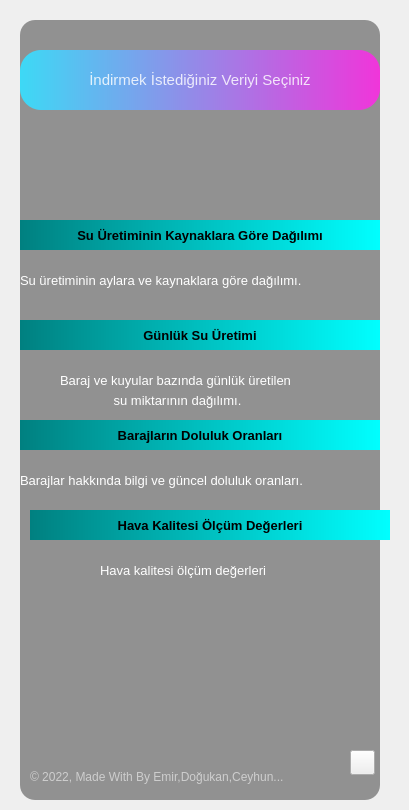
<?xml version="1.0" encoding="UTF-8"?>
<ui version="4.0">
 <class>Form</class>
 <widget class="QWidget" name="Form">
  <property name="geometry">
   <rect>
    <x>0</x>
    <y>0</y>
    <width>409</width>
    <height>810</height>
   </rect>
  </property>
  <property name="windowTitle">
   <string>Form</string>
  </property>
  <property name="styleSheet">
   <string notr="true"/>
  </property>
  <widget class="QLabel" name="label_2">
   <property name="geometry">
    <rect>
     <x>-20</x>
     <y>-10</y>
     <width>450</width>
     <height>867</height>
    </rect>
   </property>
   <property name="styleSheet">
    <string notr="true">border-radius:20px;
border-image: url(:/images/Images/background.png);</string>
   </property>
   <property name="text">
    <string/>
   </property>
  </widget>
  <widget class="QLabel" name="label_6">
   <property name="geometry">
    <rect>
     <x>20</x>
     <y>20</y>
     <width>360</width>
     <height>780</height>
    </rect>
   </property>
   <property name="maximumSize">
    <size>
     <width>1000</width>
     <height>1000</height>
    </size>
   </property>
   <property name="styleSheet">
    <string notr="true">background-color:rgba(0, 0, 0, 100);
border-radius:15px;</string>
   </property>
   <property name="text">
    <string/>
   </property>
  </widget>
  <widget class="QWidget" name="widget" native="true">
   <property name="geometry">
    <rect>
     <x>-20</x>
     <y>-30</y>
     <width>450</width>
     <height>900</height>
    </rect>
   </property>
   <property name="maximumSize">
    <size>
     <width>1000</width>
     <height>1000</height>
    </size>
   </property>
   <property name="styleSheet">
    <string notr="true">QPushButton#pushButton{	
	background-color: qlineargradient(spread:pad, x1:0, y1:0.505682, x2:1, y2:0.477, stop:0 rgba(20, 47, 78, 219), stop:1 rgba(85, 98, 112, 226));
	color:rgba(255, 255, 255, 210);
	border-radius:5px;
}
QPushButton#pushButton:hover{	
	background-color: qlineargradient(spread:pad, x1:0, y1:0.505682, x2:1, y2:0.477, stop:0 rgba(40, 67, 98, 219), stop:1 rgba(105, 118, 132, 226));
}
QPushButton#pushButton:pressed{	
	padding-left:5px;
	padding-top:5px;
	background-color:rgba(105, 118, 132, 200);
}

QPushButton#pushButton_2, #pushButton_3, #pushButton_4, #pushButton_5{	
	background-color: rgba(0, 0, 0, 0);
	color:rgba(85, 98, 112, 255);
}
QPushButton#pushButton_2:hover, #pushButton_3:hover, #pushButton_4:hover, #pushButton_5:hover{	
	color:rgba(155, 168, 182, 220);
}
QPushButton#pushButton_2:pressed, #pushButton_3:pressed, #pushButton_4:pressed, #pushButton_5:pressed{	
	padding-left:5px;
	padding-top:5px;
	color:rgba(115, 128, 142, 255);
}</string>
   </property>
   <widget class="QLabel" name="label_5">
    <property name="geometry">
     <rect>
      <x>50</x>
      <y>780</y>
      <width>281</width>
      <height>55</height>
     </rect>
    </property>
    <property name="font">
     <font>
      <family>Arial</family>
     </font>
    </property>
    <property name="styleSheet">
     <string notr="true">color:rgba(255, 255, 255, 140);</string>
    </property>
    <property name="text">
     <string>&lt;html&gt;&lt;head/&gt;&lt;body&gt;&lt;p&gt;© 2022, Made With By Emir,Doğukan,Ceyhun...&lt;/p&gt;&lt;/body&gt;&lt;/html&gt;</string>
    </property>
   </widget>
   <widget class="QLabel" name="label_3">
    <property name="geometry">
     <rect>
      <x>40</x>
      <y>300</y>
      <width>381</width>
      <height>21</height>
     </rect>
    </property>
    <property name="font">
     <font>
      <family>Arial</family>
      <pointsize>10</pointsize>
     </font>
    </property>
    <property name="styleSheet">
     <string notr="true">color:rgb(255,255,255)</string>
    </property>
    <property name="text">
     <string>Su üretiminin aylara ve kaynaklara göre dağılımı.</string>
    </property>
   </widget>
   <widget class="QLabel" name="label_7">
    <property name="geometry">
     <rect>
      <x>80</x>
      <y>400</y>
      <width>301</width>
      <height>21</height>
     </rect>
    </property>
    <property name="font">
     <font>
      <family>Arial</family>
      <pointsize>10</pointsize>
     </font>
    </property>
    <property name="styleSheet">
     <string notr="true">color:rgb(255,255,255)</string>
    </property>
    <property name="text">
     <string>Baraj ve kuyular bazında günlük üretilen</string>
    </property>
   </widget>
   <widget class="QPushButton" name="pushButton_2">
    <property name="enabled">
     <bool>true</bool>
    </property>
    <property name="geometry">
     <rect>
      <x>40</x>
      <y>250</y>
      <width>360</width>
      <height>30</height>
     </rect>
    </property>
    <property name="font">
     <font>
      <family>Microsoft YaHei UI</family>
      <pointsize>10</pointsize>
      <weight>75</weight>
      <italic>false</italic>
      <bold>true</bold>
     </font>
    </property>
    <property name="cursor">
     <cursorShape>OpenHandCursor</cursorShape>
    </property>
    <property name="styleSheet">
     <string notr="true">font: 75 10pt &quot;Microsoft YaHei UI&quot;;
font-weight: bold;
color: darkgold;
background-color: qlineargradient(spread:pad, x1:0, y1:0, x2:1, y2:0, stop:0 rgb(0,128,128), stop:1 rgb(0, 255, 255));
border-style: solid;
border-radius:21px;</string>
    </property>
    <property name="text">
     <string>Su Üretiminin Kaynaklara Göre Dağılımı</string>
    </property>
   </widget>
   <widget class="QPushButton" name="pushButton_3">
    <property name="geometry">
     <rect>
      <x>40</x>
      <y>350</y>
      <width>360</width>
      <height>30</height>
     </rect>
    </property>
    <property name="font">
     <font>
      <family>Microsoft YaHei UI</family>
      <pointsize>10</pointsize>
      <weight>75</weight>
      <italic>false</italic>
      <bold>true</bold>
     </font>
    </property>
    <property name="cursor">
     <cursorShape>OpenHandCursor</cursorShape>
    </property>
    <property name="styleSheet">
     <string notr="true">font: 75 10pt &quot;Microsoft YaHei UI&quot;;
font-weight: bold;
color: darkgold;
background-color: qlineargradient(spread:pad, x1:0, y1:0, x2:1, y2:0, stop:0 rgb(0,128,128), stop:1 rgb(0, 255, 255));
border-style: solid;
border-radius:21px;</string>
    </property>
    <property name="text">
     <string>Günlük Su Üretimi</string>
    </property>
   </widget>
   <widget class="QPushButton" name="pushButton_4">
    <property name="geometry">
     <rect>
      <x>40</x>
      <y>450</y>
      <width>360</width>
      <height>30</height>
     </rect>
    </property>
    <property name="font">
     <font>
      <family>Microsoft YaHei UI</family>
      <pointsize>10</pointsize>
      <weight>75</weight>
      <italic>false</italic>
      <bold>true</bold>
     </font>
    </property>
    <property name="cursor">
     <cursorShape>OpenHandCursor</cursorShape>
    </property>
    <property name="styleSheet">
     <string notr="true">font: 75 10pt &quot;Microsoft YaHei UI&quot;;
font-weight: bold;
color: darkgold;
background-color: qlineargradient(spread:pad, x1:0, y1:0, x2:1, y2:0, stop:0 rgb(0,128,128), stop:1 rgb(0, 255, 255));
border-style: solid;
border-radius:21px;</string>
    </property>
    <property name="text">
     <string>Barajların Doluluk Oranları</string>
    </property>
   </widget>
   <widget class="QLabel" name="label_8">
    <property name="geometry">
     <rect>
      <x>40</x>
      <y>500</y>
      <width>361</width>
      <height>21</height>
     </rect>
    </property>
    <property name="font">
     <font>
      <family>Arial</family>
      <pointsize>10</pointsize>
     </font>
    </property>
    <property name="styleSheet">
     <string notr="true">color:rgb(255,255,255)</string>
    </property>
    <property name="text">
     <string>Barajlar hakkında bilgi ve güncel doluluk oranları.</string>
    </property>
   </widget>
   <widget class="QPushButton" name="pushButton_5">
    <property name="geometry">
     <rect>
      <x>50</x>
      <y>540</y>
      <width>360</width>
      <height>30</height>
     </rect>
    </property>
    <property name="font">
     <font>
      <family>Microsoft YaHei UI</family>
      <pointsize>10</pointsize>
      <weight>75</weight>
      <italic>false</italic>
      <bold>true</bold>
     </font>
    </property>
    <property name="cursor">
     <cursorShape>OpenHandCursor</cursorShape>
    </property>
    <property name="styleSheet">
     <string notr="true">font: 75 10pt &quot;Microsoft YaHei UI&quot;;
font-weight: bold;
color: darkgold;
background-color: qlineargradient(spread:pad, x1:0, y1:0, x2:1, y2:0, stop:0 rgb(0,128,128), stop:1 rgb(0, 255, 255));
border-style: solid;
border-radius:21px;
</string>
    </property>
    <property name="text">
     <string>Hava Kalitesi Ölçüm Değerleri</string>
    </property>
   </widget>
   <widget class="QLabel" name="label_11">
    <property name="geometry">
     <rect>
      <x>120</x>
      <y>590</y>
      <width>221</width>
      <height>21</height>
     </rect>
    </property>
    <property name="font">
     <font>
      <family>Arial</family>
      <pointsize>10</pointsize>
     </font>
    </property>
    <property name="styleSheet">
     <string notr="true">color:rgb(255,255,255)</string>
    </property>
    <property name="text">
     <string>Hava kalitesi ölçüm değerleri</string>
    </property>
   </widget>
   <widget class="QPushButton" name="pushButton">
    <property name="geometry">
     <rect>
      <x>40</x>
      <y>80</y>
      <width>360</width>
      <height>60</height>
     </rect>
    </property>
    <property name="font">
     <font>
      <pointsize>11</pointsize>
     </font>
    </property>
    <property name="styleSheet">
     <string notr="true">background-color: qlineargradient(spread:pad, x1:0, y1:0, x2:1, y2:0, stop:0 rgb(61, 217, 245), stop:1 rgb(240, 53, 218));
border-radius:21px;

</string>
    </property>
    <property name="text">
     <string>İndirmek İstediğiniz Veriyi Seçiniz</string>
    </property>
   </widget>
   <widget class="QPushButton" name="btn_geri">
    <property name="geometry">
     <rect>
      <x>370</x>
      <y>780</y>
      <width>25</width>
      <height>25</height>
     </rect>
    </property>
    <property name="font">
     <font>
      <pointsize>11</pointsize>
      <weight>50</weight>
      <bold>false</bold>
      <underline>false</underline>
     </font>
    </property>
    <property name="styleSheet">
     <string notr="true">color:rgb(0,0,0)
</string>
    </property>
    <property name="text">
     <string/>
    </property>
    <property name="icon">
     <iconset>
      <normaloff>Images/geri.png</normaloff>Images/geri.png</iconset>
    </property>
   </widget>
   <widget class="QLabel" name="label_4">
    <property name="geometry">
     <rect>
      <x>130</x>
      <y>420</y>
      <width>171</width>
      <height>21</height>
     </rect>
    </property>
    <property name="font">
     <font>
      <family>Arial</family>
      <pointsize>10</pointsize>
     </font>
    </property>
    <property name="styleSheet">
     <string notr="true">color:rgb(255,255,255)</string>
    </property>
    <property name="text">
     <string> su miktarının dağılımı.</string>
    </property>
   </widget>
  </widget>
 </widget>
 <resources>
  <include location="res.qrc"/>
 </resources>
 <connections/>
</ui>
